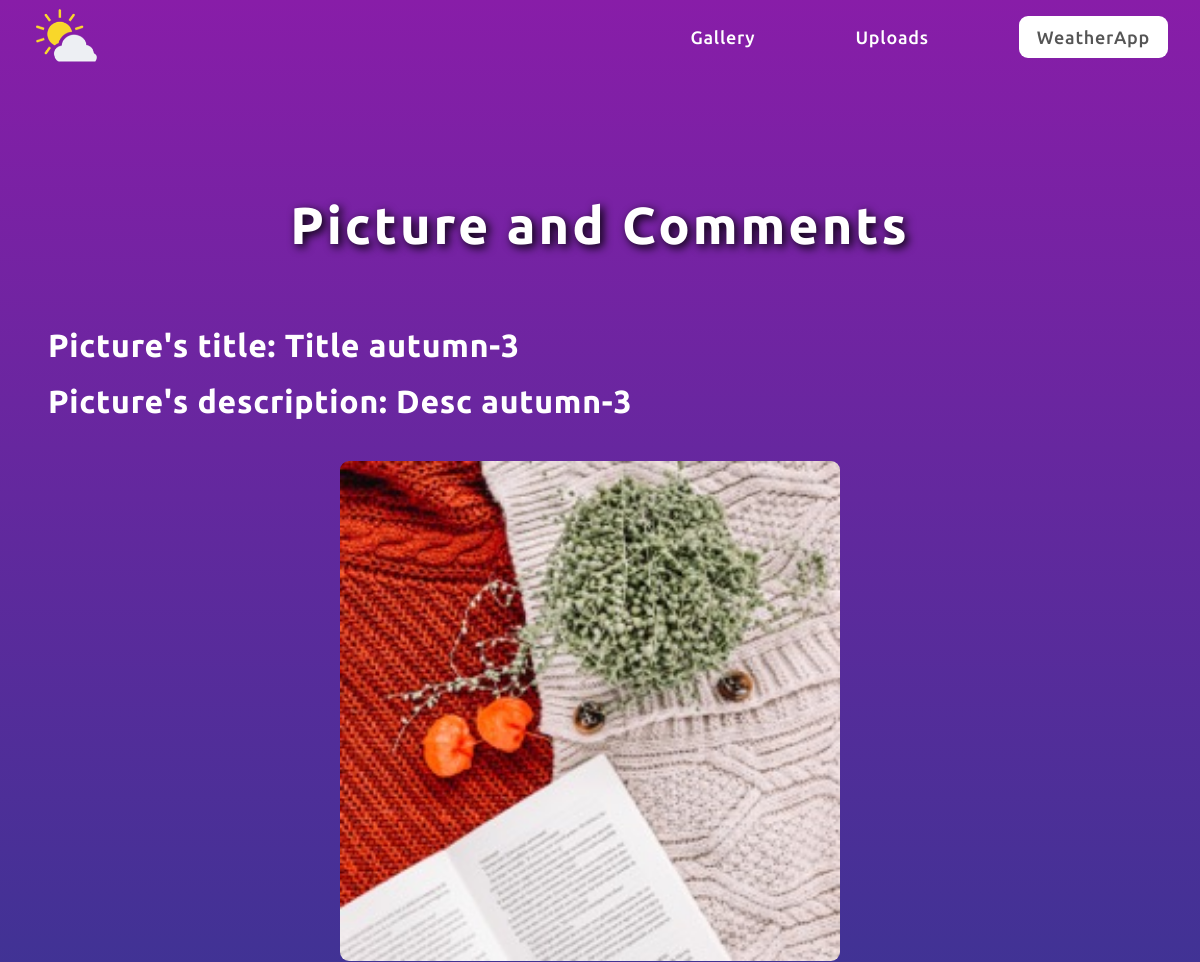
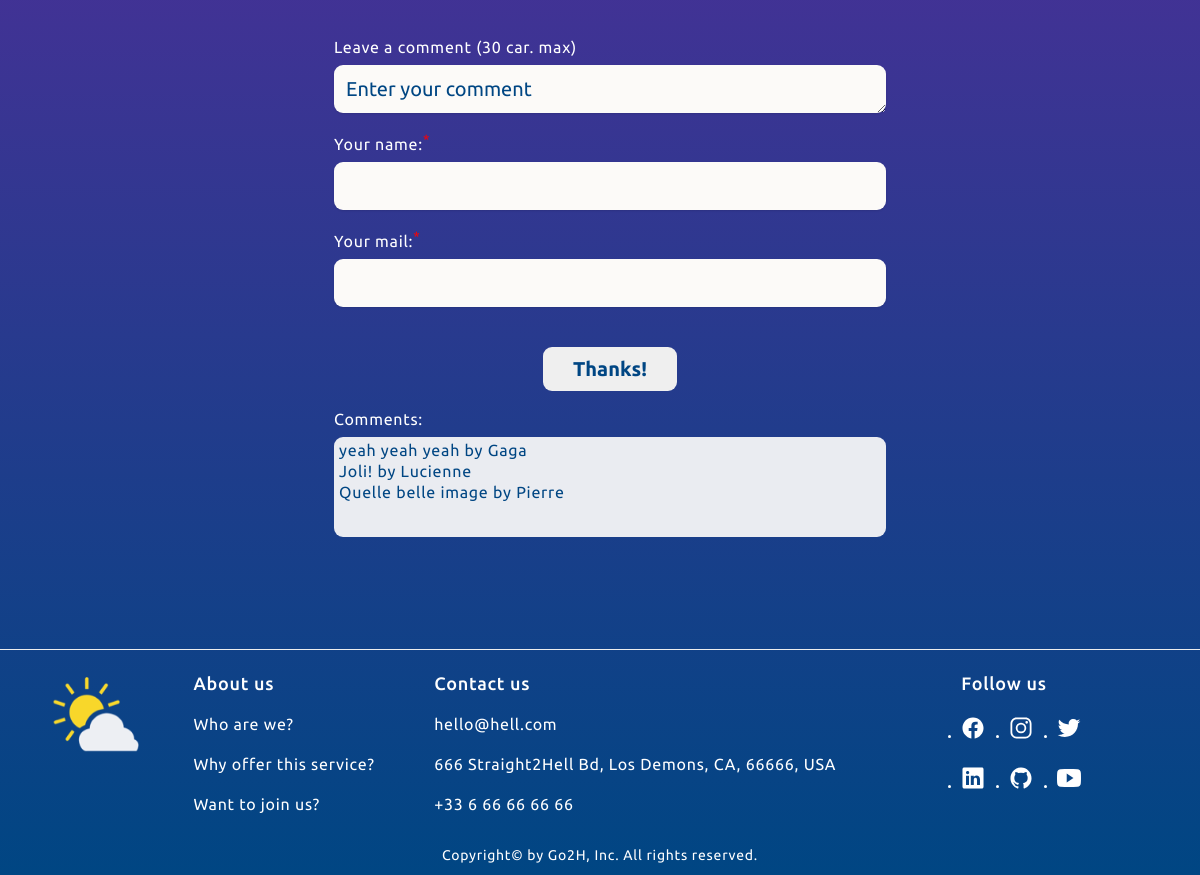
/showpicture/autumn-3.jpg, run on the app's committed database (2 pictures, top to bottom).
### tables this page shows
CREATE TABLE pictures (id INTEGER PRIMARY KEY AUTOINCREMENT,
                name VARCHAR(200) NOT NULL,
                title VARCHAR(20) NOT NULL,
                description VARCHAR(70) NOT NULL,
                path VARCHAR(100) NOT NULL,
                date DATE NOT NULL,
                category_id INTEGER,
                    CONSTRAINT fk_categories
                    FOREIGN KEY (category_id)
                    REFERENCES categories(category_id));

CREATE TABLE comments
                            (id INTEGER PRIMARY KEY AUTOINCREMENT,
                            comment VARCHAR(200) NOT NULL,
                            user_name VARCHAR(100) NOT NULL,
                            user_mail VARCHAR(25) NOT NULL,
                            picture_id INTEGER,
                            CONSTRAINT fk_pictures
                                FOREIGN KEY (picture_id)
                                REFERENCES pictures(picture_id));

### app.py (the view, shortened to what this page needs)
@app.route("/showpicture/<filename>", methods=["GET", "POST"])
def f_show_given(filename):
    db = f_get_db()
    cursor_picture = db.execute(
        "SELECT id, title, description, path \
            FROM pictures p WHERE p.path = (?)",
        [filename])
    given_picture = cursor_picture.fetchone()
    cursor_comments = db.execute(
        "SELECT comment, user_name, user_mail \
            FROM comments WHERE picture_id = (?) \
                ORDER BY id DESC",
        [given_picture[0]])
    liste_comments = []
    for comment in cursor_comments:
        liste_comments.append([comment[0], comment[1], comment[2]])
    return render_template(
        "showpicture.html", given_picture=given_picture[3],
        given_title=given_picture[1], given_desc=given_picture[2],
        given_comments=liste_comments)

### app.py (called while the page is built)
def f_get_db():
    db = getattr(g, '_database', None)
    if db is None:
        db = g._database = sqlite3.connect(DATABASE)
    return db

### templates/showpicture.html
{% extends "layout.html" %} {% block styles %}
<link
  rel="stylesheet"
  href="{{ url_for('static', filename='css/showpicture.css') }}"
/>
{% endblock %} {% block header %}
<ul class="main-nav-list">
  <li><a href="/showgallery" class="main-nav-link">Gallery</a></li>
  <li>
    <a href="/uploads" class="main-nav-link">Uploads</a>
  </li>
  <li>
    <a
      href="/#top-weather-app"
      class="main-nav-link nav-weather-app"
      title="Back to WeatherApp"
      >WeatherApp</a
    >
  </li>
</ul>
{% endblock %} {% block main %}
<h2 class="heading-primary title-showpicture">Picture and Comments</h2>
<p class="heading-secondary">Picture's title: {{ given_title }}</p>
<p class="heading-secondary">Picture's description: {{ given_desc }}</p>
<section class="showpicture">
  <figure class="img-container">
    <img
      src="../{{ config['UPLOAD_FOLDER'] }}/{{ given_picture }}"
      alt="{{ given_desc }}"
      width="170"
      height="170"
      class="show-img"
    />
  </figure>
  <form class="comments-container" method="post">
    <div class="comments-area">
      <label for="comment_given_picture" class="form-label">
        Leave a comment (30 car. max)
      </label>
      <textarea
        id="comment_given_picture"
        name="comment_given_picture"
        rows="1"
        placeholder="Enter your comment"
        maxlength="30"
      ></textarea>
    </div>
    <div class="comments-area">
      <label for="user_name" class="form-label">
        Your name:<span class="required-info"><sup>*</sup></span>
      </label>
      <input type="text" id="user_name" name="user_name" required />
    </div>
    <div class="comments-area">
      <label for="user_mail" class="form-label">
        Your mail:<span class="required-info"><sup>*</sup></span>
      </label>
      <input type="email" id="user_mail" name="user_mail" required />
    </div>
    <div class="comments-button">
      <button class="btn" type="submit" aria-label="To submit">Thanks!</button>
    </div>
    {% if given_comments %}
    <p>Comments:</p>
    <div class="comments-text-container">
      {% for comment in given_comments %}
      <p class="comments-text">{{ comment[0] }} by {{ comment[1] }}</p>
      {% endfor %}
    </div>
    {% endif %}
  </form>
</section>
{% endblock %}

### css/general.css (style rules this page uses)
* { margin: 0; padding: 0; box-sizing: border-box; }
html { font-size: 62.5%; overflow-x: hidden; }
body { line-height: 1; letter-spacing: 0.75px; color: white; font-family: "Ubuntu", sans-serif; background: linear-gradient(to top, #004683, #881da8); transition: all 0.3s; overflow-x: hidden; }
.layout { display: grid; grid: "header" auto "main" 1fr "footer" auto / 1fr; gap: 1.8rem; }
.heading-primary, .heading-secondary, .heading-tertiary { font-weight: 700; }
.heading-primary { text-align: center; font-size: 5.2rem; line-height: 1.05; padding: 3.2rem 0 5.2rem 0; }
.heading-secondary { font-size: 3.2rem; margin: 2.4rem 0; }
img { width: 100%; height: auto; }
.btn, .btn:link, .btn:visited { display: inline-block; text-decoration: none; font-size: 2.4rem; font-weight: 600; margin-left: 4rem; padding: 1.6rem 3.2rem; border-radius: 9px; border: none; cursor: pointer; font-family: inherit; transition: all 0.3s; }

### css/styles.css (style rules this page uses)
.main-nav-list { list-style: none; display: flex; align-items: center; gap: 12rem; }
.main-nav-list:first-child { margin-left: 1.8rem; }
.main-nav-link:link, .main-nav-link:visited { display: inline-block; padding: 1rem; text-decoration: none; color: inherit; font-weight: 500; font-size: 2.4rem; transition: all 0.3s; }
.main-nav-link.nav-weather-app:link, .main-nav-link.nav-weather-app:visited { padding: 1.2rem 1.8rem; border-radius: 9px; background-color: #fff; color: #555; }

### css/queries.css (style rules this page uses)
@media (max-width: 81em) { .main-nav-list { gap: 8rem; } }
@media (max-width: 81em) { .main-nav-link:link, .main-nav-link:visited { font-size: 1.8rem; } }

### static/css/showpicture.css (style rules this page uses)
.title-showpicture { text-shadow: 0.3rem 0.3rem 1rem black; letter-spacing: 0.3rem; }
.showpicture { display: flex; justify-content: center; align-items: center; }
.img-container { display: flex; justify-content: center; align-items: center; padding: 2rem 4rem 2rem 2rem; }
.show-img { height: 50rem; width: 50rem; border-radius: 9px; object-fit: cover; display: block; max-width: 100%; }
.comments-container { text-align: left; margin: 2rem 2rem 2rem 4rem; display: flex; flex-direction: column; width: 50%; }
.comments-area { display: flex; flex-direction: column; justify-content: flex-start; align-items: flex-start; padding-bottom: 2rem; }
.comments-button button { margin: 2rem auto 2rem auto; display: block; color: #004683; font-size: 2rem; padding: 1rem 3rem; }
.comments-text-container { background-color: rgb(234, 236, 241); width: 100%; height: 10rem; border-radius: 9px; color: #004683; font-size: 1.6rem; overflow: scroll; }
.form-label { display: block; margin-bottom: 1rem; font-size: 1.6rem; }
.required-info { color: red; }
.comments-container textarea, .comments-container input { width: 100%; padding: 1.2rem; font-size: 2rem; font-family: inherit; color: #004683 !important; border: none; background-color: #fcfaf8 !important; border-radius: 9px; box-shadow: 0 1px 2px rgba(0, 0, 0, 0.1); }
.comments-container textarea::placeholder, .comments-container textarea:placeholder-shown { color: #004683; background-color: #fcfaf8 !important; }
.comments-container > p { font-size: 1.6rem; margin-bottom: 1rem; }
.comments-text { padding: 0.5rem 0.5rem 0 0.5rem; }
.comments-text-container p:last-child { padding-bottom: 0.5rem; }
@media (max-width: 81em) { .showpicture { flex-direction: column; } }

### data on the page
pictures: title "Title autumn-3", description "Desc autumn-3", path (picture)
comments: comment "yeah yeah yeah", user_name "Gaga"
comments: comment "Joli!", user_name "Lucienne"
comments: comment "Quelle belle image", user_name "Pierre"
